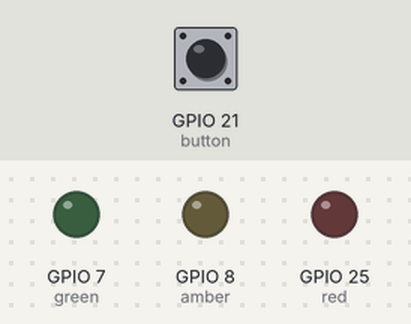
A program run on a simulated Raspberry Pi (BCM pin numbers). On the bench: output pins drawn as LEDs (lit = HIGH). The test bench sets the inputs (shaded band); at power-on: GPIO 21 (button) HIGH. The clock reads 2024-03-15 10:24:30 at power-on unless the program sets it.

Above: at 1.2 s.
1.3 s: GPIO 21 (button) pulled LOW for 0.15 s
At 2.6 s:
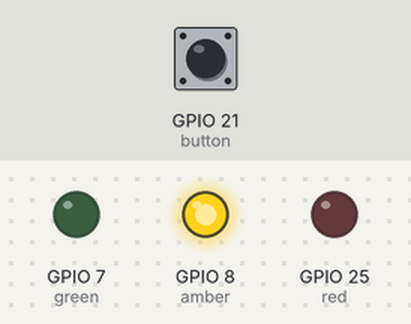
At 4.1 s:
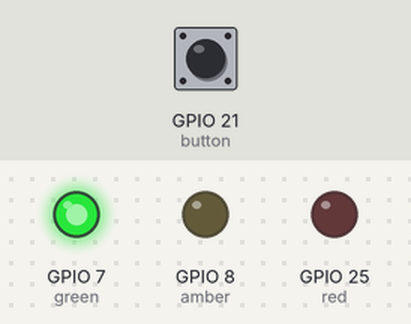
Timing chart, 0 to 9.8 s (numbered marks = the images above; inputs shaded):
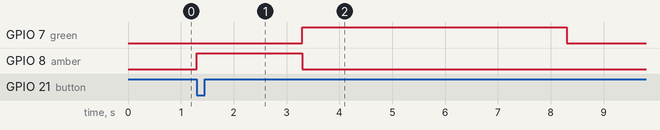

Measured:
- after the input at 1.3 s, GPIO 7 (green): LOW → HIGH after 2.0 s, → LOW 5.0 s later; GPIO 8 (amber): LOW → HIGH at once, → LOW 2.0 s later

The program:

TrafficLight.py
```python
from gpiozero import LED
from gpiozero import Button
from gpiozero import TrafficLights
import time

# TrafficLights(red, amber, green)
lights = TrafficLights(25, 8, 7)
button = Button(21)


def traffic(hour):
  t = time.localtime()
  h = t.tm_hour
  lights.amber.on()
  time.sleep(2)
  lights.amber.off()
  if (21 > h and 6 < h):
    lights.green.on()
    time.sleep(5)
    lights.green.off()
  else:
    lights.red.on()
    time.sleep(5)
    lights.red.off()

def wakey(hour, min):
  cnt = 0
  while cnt < 10:
    if (hour == 6 and min == 40):
      lights.green.on()
      lights.red.on()
      lights.amber.on()
      time.sleep(1)
      lights.green.off()
      lights.red.off()
      lights.amber.off()
      time.sleep(1)
    cnt+=1

while True:
  w = time.localtime()
  wakey(w.tm_hour, w.tm_min)
  button.when_pressed = traffic
```
